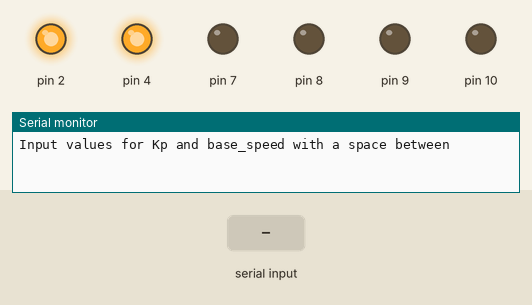
Simulated run of this sketch. Board: Arduino Uno, built with avr-gcc and run on an emulated ATmega328P. Parts: output pins drawn as LEDs (lit = HIGH), the last lines printed to the serial monitor. The test bench sets the inputs (shaded band).

Above: at 0.8 s.
0.9 s: "90,45\n" received over Serial
At 4.2 s:
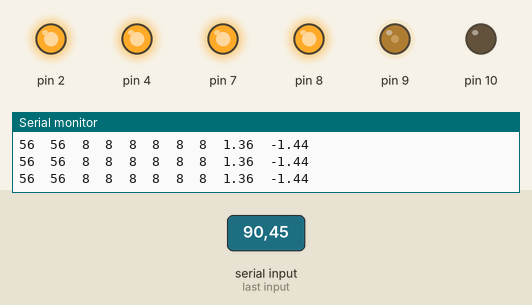
Timing chart, 0 to 5.7 s (numbered marks = the images above; inputs shaded):
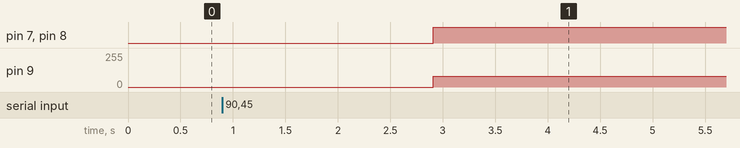

Measured:
- after the input at 0.9 s, pin 7, pin 8: LOW → HIGH after 2.0 s; pin 9: 0/255 → 82/255 after 2.0 s

The sketch:

LineFollow.ino
```cpp
// Lab7Template.ino
// Prof. Stephen Mascaro
// 10/05/23

//  This sketch will be used to perform line localization and line following

// Library imports
#include <QTRSensors.h>
#include "DualTB9051FTGMotorShieldMod3230.h"

// Library objects
QTRSensors qtr; // create a reflectance sensor object
DualTB9051FTGMotorShieldMod3230 md; // create a motor driver object


// Global variables
const uint8_t SensorCount = 8;  // # of sensors in reflectance array
uint16_t sensorValues[SensorCount];  //reflectance sensor readings
double t, t0, print_time=0; // declare some time variables

double Kp=1; //Proportional Gain for Line Following
double base_speed=100; //Nominal speed of robot

int m1c=0, m2c=0;  //declare and initialize motor commands

// Remember to use the correct syntax for initializing an array.
// The array needs to know how large it is along with any initial values
// datatype array[size];
// datatype array2[3] = {0, 0, 0};

int sensor_bias[8] = {44,	44,	92,	92,	92,	92,	92,	92};
int sensor_values_unbiased[8] = {0, 0, 0, 0, 0, 0, 0, 0};
double num = 0;
double den = 0;
double d[8] = {0, 0.8, 1.6, 2.4, 3.2, 4.0, 4.8, 5.6}; // mm
double d_sum = 0;
double error = 0;

void setup() {
  // initialize reflectance sensor and motor driver
  qtr.setTypeRC();
  qtr.setSensorPins((const uint8_t[]){37, 36, 39, 38, 41, 40, 43, 42},SensorCount);
  // {42, 43, 41, 40, 39, 38, 37, 36}
  md.init();
  md.enableDrivers();
  md.flipM1(true);


  Serial.begin(9600);

  // Uncomment the following code when you get to the relevant section in lab
  // in order to input Kp and base_speed from Serial Monitor

  String inString = "";
  Serial.println("Input values for Kp and base_speed with a space between");
  while(Serial.available()==0);
  inString = Serial.readStringUntil(' ');
  Kp = inString.toFloat();
  inString = Serial.readStringUntil(' ');
  base_speed = inString.toFloat();

  t0 = micros()/1000000.;
  Serial.print("Kp = ");
  Serial.println(Kp);
  Serial.print("Base Speed = ");
  Serial.println(base_speed);


  t0 = micros()/1000000.; // initialize time
}


void loop() {
  d_sum = 0;
  num = 0;
  den = 0;
  t = micros()/1000000.-t0;
  qtr.read(sensorValues); // sensor values will be numbers between 0 and 2500

  ////////// LINE LOCALIZATION CODE
  // Remember to use for loops for assigning values to an array, you cannot
  // assign values to multiple array indicies at once
  // for (datatype var = value; var < breakpoint; var++)
  // The above structure:
  //      Initializes a temporary variable
  //      Sets a condition to loop while true
  //      Tells the temporary variable how to update after each loop

  for (int i = 0; i <= 7; i++){
    sensor_values_unbiased[i] = sensorValues[i] - sensor_bias[i];
  }

  for (int i = 0; i <= 7; i++){
    num = num + sensor_values_unbiased[i] * d[i];
    den = den + sensor_values_unbiased[i];
  }

  d_sum = num/den;
  error = d_sum - 2.8;

  if (error >= 2.5){
    error = 2.5;
  } else if (error <= -2.5){
    error = -2.5;
  }

  ////////// LINE FOLLOWING CODE
  m1c = base_speed + Kp * error;
  m2c = base_speed - Kp * error;


  md.setM1Speed(m1c);
  md.setM2Speed(m2c);

  // PRINT STATEMENTS
  // non-blocking way to delay printing
  if ((t-print_time)>0.25) {

    // This for loop is used to print out variables that are arrays
    for (uint8_t i=0; i < SensorCount; i++)
    {
      Serial.print(sensor_values_unbiased[i]);

      Serial.print('\t');
    }
    Serial.print(d_sum);
    Serial.print('\t');
    Serial.print(error);
    // Print any non-array variables here
    Serial.println();
    print_time=t;
  }

}
```
